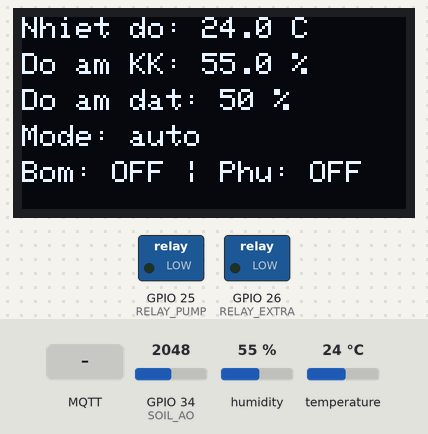
Simulated run of this sketch. Board: ESP32. On the bench: 128×64 one-colour display, switched loads named in the sketch (green lamp = pin HIGH). The test bench sets the inputs (shaded band); at power-on: GPIO 34 (SOIL_AO) = 2048, humidity 55 %, temperature 24 °C. WiFi joins after 1.5 s; servers stay silent unless stated; no MQTT or app messages arrive unless stated; what the sketch prints to the serial monitor is not drawn.

Above: at 4.7 s.
4.8 s: GPIO 34 (SOIL_AO) set to 2463
At 6.5 s:
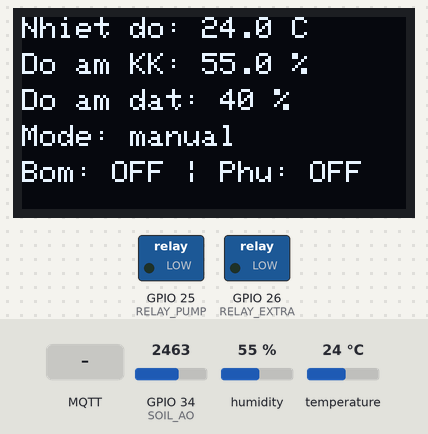
7.2 s: GPIO 34 (SOIL_AO) set to 2532
At 11.0 s:
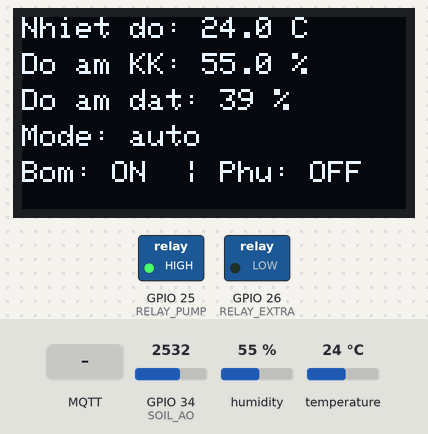
11.3 s: MQTT message "true" arrives on the second subscribed topic
At 13.0 s:
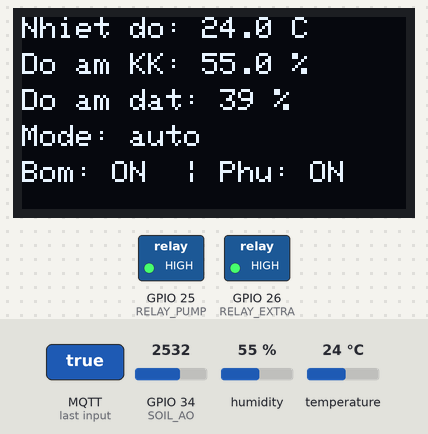
13.3 s: GPIO 34 (SOIL_AO) set to 4021
At 14.2 s:
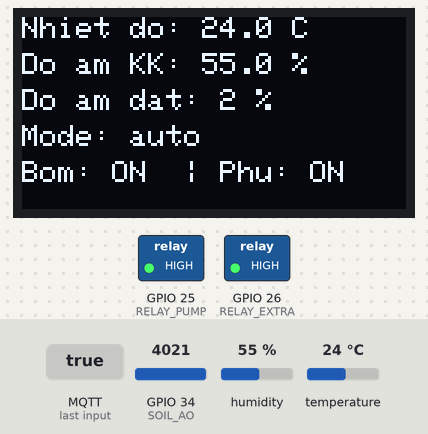
15.4 s: GPIO 34 (SOIL_AO) set to 4095
At 18.7 s:
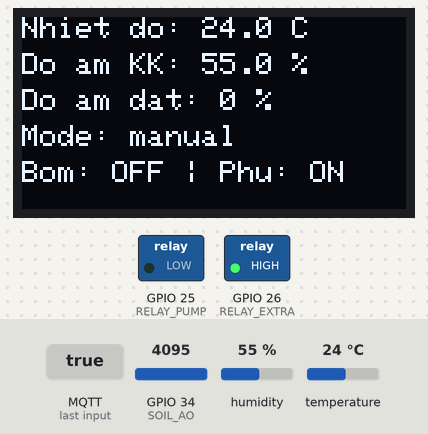
21.4 s: MQTT message "true" arrives on the first subscribed topic
At 23.2 s:
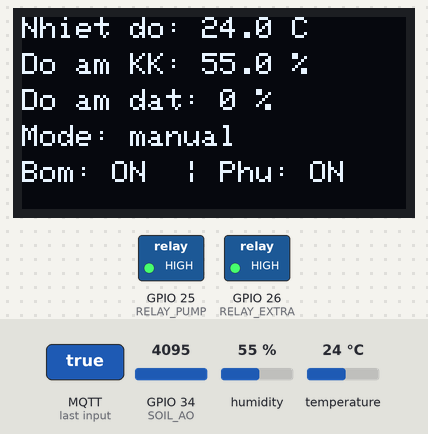
Timing chart, 0 to 25.7 s (numbered marks = the images above; inputs shaded):
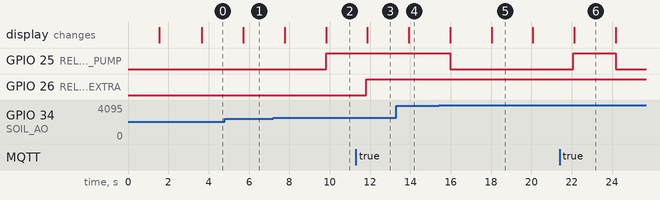

The sketch:

tuoicaythongminhV13.ino
```cpp
#include <WiFi.h>
#include <PubSubClient.h>
#include <WebServer.h>
#include <DHT.h>
#include <Wire.h>
#include <Adafruit_GFX.h>
#include <Adafruit_SSD1306.h>

// ================== KHAI BÁO CHÂN ==================
#define DHTPIN 27
#define DHTTYPE DHT11
DHT dht(DHTPIN, DHTTYPE);

#define SCREEN_WIDTH 128
#define SCREEN_HEIGHT 64
Adafruit_SSD1306 display(SCREEN_WIDTH, SCREEN_HEIGHT, &Wire, -1);

#define SOIL_AO 34      // Cảm biến độ ẩm đất analog

#define RELAY_PUMP 25  // Relay chính - bơm tưới
#define RELAY_EXTRA 26  // Relay phụ (đèn, quạt, bơm phụ...)

int soilValue = 0;
int soilPercent = 0;
int threshold = 40;     // Ngưỡng độ ẩm mặc định (%)
bool pumpState = false; // Trạng thái bơm chính
bool extraState = false;// Trạng thái relay phụ
String mode = "auto";   // "auto" hoặc "manual"

// ================== WIFI & MQTT ==================
const char* ssid = "KHAI KIET";
const char* password = "06122012";
const char* mqtt_server = "test.mosquitto.org";

WiFiClient espClient;
PubSubClient client(espClient);
WebServer server(80);

// ================== SETUP WIFI ==================
void setup_wifi() {
  Serial.println("Đang kết nối WiFi...");
  WiFi.begin(ssid, password);
  while (WiFi.status() != WL_CONNECTED) {
    delay(500);
    Serial.print(".");
  }
  Serial.println("\n✅ WiFi đã kết nối!");
  Serial.print("IP: ");
  Serial.println(WiFi.localIP());
}

// ================== CẬP NHẬT OLED ==================
void updateOLED(float t, float h, int soilHum) {
  display.clearDisplay();
  display.setTextSize(1);
  display.setTextColor(SSD1306_WHITE);

  display.setCursor(0, 0);
  display.print("Nhiet do: ");
  display.print(t,1);
  display.println(" C");

  display.setCursor(0, 12);
  display.print("Do am KK: ");
  display.print(h,1);
  display.println(" %");

  display.setCursor(0, 24);
  display.print("Do am dat: ");
  display.print(soilHum);
  display.println(" %");

  display.setCursor(0, 36);
  display.print("Mode: ");
  display.println(mode);

  display.setCursor(0, 48);
  display.print("Bom: ");
  display.print(pumpState ? "ON " : "OFF");
  display.print(" | Phu: ");
  display.println(extraState ? "ON" : "OFF");

  display.display();
}

// ================== ĐIỀU KHIỂN QUA HTTP ==================
void handleExtraOn() {
  if (mode == "manual") {
    extraState = true;
    digitalWrite(RELAY_EXTRA, HIGH);  // Relay active HIGH (tùy module, nếu active LOW thì đổi thành LOW)
  }
  server.send(200, "text/plain", extraState ? "extra ON" : "Blocked (Auto mode)");
  Serial.println("HTTP: extra ON requested");
}

void handleExtraOff() {
  if (mode == "manual") {
    extraState = false;
    digitalWrite(RELAY_EXTRA, LOW);
  }
  server.send(200, "text/plain", "extra OFF");
  Serial.println("HTTP: extra OFF requested");
}

void handlePumpOn() {
  extraState = true;
  digitalWrite(RELAY_PUMP, HIGH);//PUMP
  server.send(200, "text/plain", "Relay Extra ON");
}

void handlePumpOff() {
  pumpState = false;
  digitalWrite(RELAY_PUMP, LOW);//EXTRA
  server.send(200, "text/plain", "Relay pump OFF");
}

// ================== MQTT CALLBACK ==================
void callback(char* topic, byte* payload, unsigned int length) {
  String msg;
  for (int i = 0; i < length; i++) msg += (char)payload[i];

  Serial.print("MQTT nhận [");
  Serial.print(topic);
  Serial.print("]: ");
  Serial.println(msg);

  if (String(topic) == "relay/control") {
    if (mode == "manual") {
      if (msg == "true" || msg == "1" || msg == "on") {
        pumpState = true;
        digitalWrite(RELAY_PUMP, HIGH);
      } else {
        pumpState = false;
        digitalWrite(RELAY_PUMP, LOW);
      }
      client.publish("relay/state", pumpState ? "1" : "0");
    } else {
      Serial.println("⚠️ Chế độ AUTO → bỏ qua lệnh thủ công bơm!");
    }
  }

  if (String(topic) == "relay/extra") {
    if (msg == "true" || msg == "1" || msg == "on") {
      extraState = true;
      digitalWrite(RELAY_EXTRA, HIGH);
    } else {
      extraState = false;
      digitalWrite(RELAY_EXTRA, LOW);
    }
    client.publish("relay/extra/state", extraState ? "1" : "0");
  }

  if (String(topic) == "cambiendat/tuychon") {
    threshold = msg.toInt();
    threshold = constrain(threshold, 10, 90);
    Serial.print("Ngưỡng mới: ");
    Serial.println(threshold);
  }

  if (String(topic) == "control/mode") {
    msg.toLowerCase();
    if (msg == "auto" || msg == "manual") {
      mode = msg;
      Serial.print("Chuyển chế độ: ");
      Serial.println(mode);
      client.publish("control/mode/state", mode.c_str());

      if (mode == "auto") {
        // Tắt bơm khi chuyển sang auto (an toàn)
        pumpState = false;
        digitalWrite(RELAY_PUMP, LOW);
      }
    }
  }
}

// ================== MQTT RECONNECT ==================
void reconnect() {
  while (!client.connected()) {
    Serial.print("Đang kết nối MQTT...");
    if (client.connect("ESP32Client_TuoiCay")) {
      Serial.println("✅ MQTT Connected!");
      client.subscribe("relay/control");
      client.subscribe("relay/extra");
      client.subscribe("cambiendat/tuychon");
      client.subscribe("control/mode");

      client.publish("control/mode/state", mode.c_str());
      client.publish("relay/state", pumpState ? "1" : "0");
      client.publish("relay/extra/state", extraState ? "1" : "0");
    } else {
      Serial.print("Lỗi, rc=");
      Serial.print(client.state());
      Serial.println(" → thử lại sau 5s");
      delay(5000);
    }
  }
}

// ================== SETUP ==================
void setup() {
  Serial.begin(115200);

  // Khởi tạo các chân relay
  pinMode(RELAY_PUMP, OUTPUT);
  pinMode(RELAY_EXTRA, OUTPUT);
  digitalWrite(RELAY_PUMP, LOW);
  digitalWrite(RELAY_EXTRA, LOW);

  dht.begin();
  setup_wifi();

  // MQTT
  client.setServer(mqtt_server, 1883);
  client.setCallback(callback);

  // Web Server routes
  server.on("/pump/on", HTTP_GET, handlePumpOn);
  server.on("/pump/off", HTTP_GET, handlePumpOff);
  server.on("/extra/on", HTTP_GET, handleExtraOn);
  server.on("/extra/off", HTTP_GET, handleExtraOff);
  server.begin();
  Serial.println("HTTP server started");

  // OLED
  if (!display.begin(SSD1306_SWITCHCAPVCC, 0x3C)) {
    Serial.println(F("❌ Không tìm thấy OLED!"));
    for (;;);
  }
  display.clearDisplay();
  display.setTextSize(1);
  display.setTextColor(SSD1306_WHITE);
  display.setCursor(10, 20);
  display.println("Smart Plant Ready!");
  display.display();
  delay(2000);
}

// ================== LOOP ==================
void loop() {
  if (!client.connected()) reconnect();
  client.loop();
  server.handleClient();  // Xử lý request HTTP

  // Đọc cảm biến độ ẩm đất
  soilValue = analogRead(SOIL_AO);
  soilPercent = map(soilValue, 0, 4095, 100, 0);  // 0 = khô, 4095 = ướt → map ngược

  // Đọc DHT11
  float h = dht.readHumidity();
  float t = dht.readTemperature();

  // Publish dữ liệu và cập nhật OLED
  if (!isnan(h) && !isnan(t)) {
    Serial.printf("🌡️ %.1f°C | 💧 %.1f%% | 🌱 %d%% | Mode: %s\n", t, h, soilPercent, mode.c_str());
    client.publish("Ehab/DHT/Temp", String(t).c_str());
    client.publish("Ehab/DHT/Humidity", String(h).c_str());
    client.publish("Ehab/doamdat", String(soilPercent).c_str());  // Sửa topic cho phù hợp (bỏ /Temp nếu là độ ẩm đất)
    updateOLED(t, h, soilPercent);
  }

  // Logic tự động bơm (chỉ ở mode auto)
  if (mode == "auto") {
    if (soilPercent < threshold) {
      pumpState = true;
      digitalWrite(RELAY_PUMP, HIGH);
    } else {
      pumpState = false;
      digitalWrite(RELAY_PUMP, LOW);
    }
    client.publish("relay/state", pumpState ? "1" : "0");
  }
  // Ở chế độ manual thì không can thiệp tự động, chỉ điều khiển qua MQTT/HTTP

  // Xử lý lỗi cảm biến (soilPercent == 0 có thể là lỗi)
  if (soilPercent == 0 && mode == "auto") {
    mode = "manual";
    pumpState = false;
    digitalWrite(RELAY_PUMP, LOW);
    Serial.println("⚠️ Cảm biến lỗi → Chuyển MANUAL & tắt bơm!");
    client.publish("control/mode/state", mode.c_str());
  }
  else if (soilPercent < threshold) {
    if (mode != "auto") {
      mode = "auto";
      Serial.println("🌱 Độ ẩm < 40% → Chuyển sang AUTO!");
      client.publish("control/mode/state", mode.c_str());
    }
    pumpState = true;  // Bật bơm tự động
  }

  else if (soilPercent >= threshold) {
    // Chỉ tắt bơm nếu đang ở AUTO
    if (mode == "auto" && pumpState) {
     pumpState = false;
      Serial.println("💧 Độ ẩm > 40% → AUTO tự tắt bơm!");
      client.publish("relay/state", "0");
    }

    // Sau đó chuyển sang manual
    if (mode != "manual") {
      mode = "manual";
      Serial.println("⚙️ Chuyển sang MANUAL → có thể bật bơm thủ công!");
      client.publish("control/mode/state", mode.c_str());
    }
  }

  delay(2000);
}
```

Measured:
- the behaviour switches between 2497 and 2498 on GPIO 34 (SOIL_AO) (found by bisection; images 1 and 2)
- the behaviour switches between 4094 and 4095 on GPIO 34 (SOIL_AO) (found by bisection; images 4 and 5)
- after the input at 4.8 s, the display: changes after 0.92 s (image 1)
- after the input at 7.2 s, GPIO 25 (RELAY_PUMP): LOW → HIGH after 2.6 s; the display: first changes after 0.57 s (image 2 shows a later state)
- after the input at 11.3 s, GPIO 26 (RELAY_EXTRA): LOW → HIGH after 0.52 s; the display: changes after 0.57 s (image 3)
- after the input at 13.3 s, the display: changes after 0.62 s (image 4)
- after the input at 15.4 s, GPIO 25 (RELAY_PUMP): HIGH → LOW after 0.57 s; the display: first changes after 0.57 s (image 5 shows a later state)
- after the input at 21.4 s, GPIO 25 (RELAY_PUMP): LOW → HIGH after 0.68 s, → LOW 2.1 s later; the display: changes after 0.73 s (image 6)
